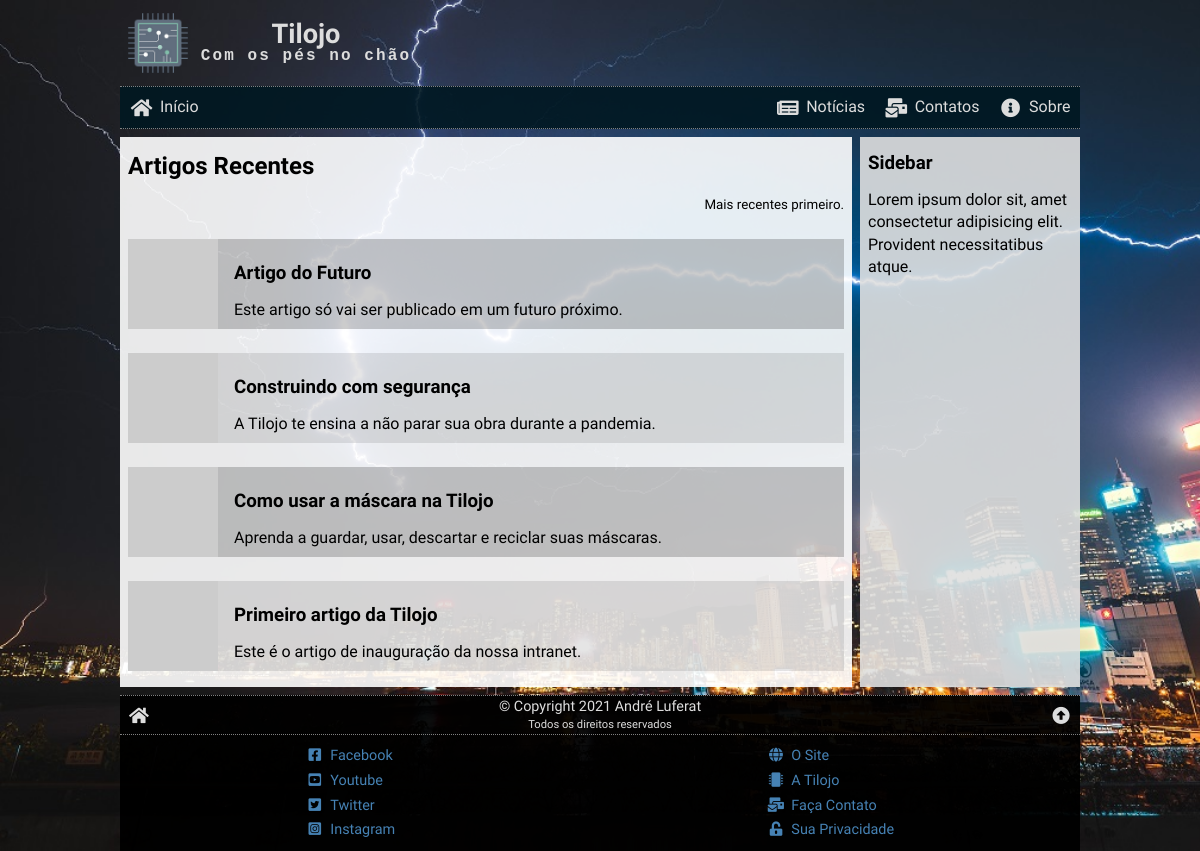
The page / on the database its author committed.
### tables this page shows
CREATE TABLE articles (
    art_id  INT PRIMARY KEY NOT NULL AUTO_INCREMENT,
    art_date TIMESTAMP DEFAULT CURRENT_TIMESTAMP,
    art_image VARCHAR(255) NOT NULL,
    art_title VARCHAR(127) NOT NULL,
    art_intro VARCHAR(255) NOT NULL,
    art_text LONGTEXT NOT NULL,
    art_author INT NOT NULL,
    art_status ENUM('inativo', 'ativo') DEFAULT 'ativo',
    FOREIGN KEY (art_author) REFERENCES authors(aut_id)
);

### index.php (the view, shortened to what this page needs)
<?php
require '_config.php';
$sql = <<<SQL
SELECT `art_id`, `art_image`, `art_title`, `art_intro`
    FROM articles
    WHERE `art_status` = 'ativo'
        AND art_date <= NOW()
    ORDER BY `art_date` DESC
SQL;
$res = $conn->query($sql);
$total = $res->num_rows;
$articles = '';
if ($total > 0) {
    while($art = $res->fetch_assoc()) {
        $articles .= <<<HTML
<div class="article" title="{$art['art_title']}" data-id="{$art['art_id']}">
    <img src="{$art['art_image']}" alt="Imagem de {$art['art_title']}">
    <div>
        <h3>{$art['art_title']}</h3>
        {$art['art_intro']}
    </div>
</div>
HTML;
    }
} else {
    $articles = <<<HTML
<h3>Ooooops!</h3>
<p>Não encontramos artigos para exibir!</p>
HTML;
}
require '_header.php';
?>
            <article>
                <h2>Artigos Recentes</h2>
                <small>Mais recentes primeiro.</small>
                <?php echo $articles ?>
            </article>
            <aside>
                <h3>Sidebar</h3>
                <p>Lorem ipsum dolor sit, amet consectetur adipisicing elit. Provident necessitatibus atque.</p>
            </aside>
<?php
require '_footer.php';

### css/global.css (style rules this page uses)
* { box-sizing: border-box; outline: none; }
html, body { font-family: 'Grandstander', cursive; font-size: 16px; position: relative; width: 100%; height: 100%; padding: 0; margin: 0; line-height: 1.4; }
header, nav, main, article, aside, footer { display: block; }
h1, h2, h3, h4, h5, p { margin: .8rem 0; }
body { background-image: url(/img/bg01.jpg); background-attachment: fixed; background-size: cover; background-position-x: left; background-color: #000; }
article { background: rgba(255, 255, 255, .9); overflow: auto; margin-top: .5rem; padding: 0 .5rem; flex: 4; }
aside { background: rgba(223, 223, 223, .9); overflow: auto; margin-top: .5rem; padding: 0 .5rem; }
@media (min-width: 575px) { article { margin-right: .25rem; } }
@media (min-width: 575px) { aside { min-width: 220px; max-width: 220px; margin-left: .25rem; } }

### css/index.css (style rules this page uses)
.article { display: flex; margin-top: 1.5rem; cursor: pointer; align-items: center; }
.article img { display: block; width: 90px; height: 90px; margin-right: 1rem; }
.article:nth-child(even) { background: rgba(0, 0, 0, 0.1); }
.article:nth-child(odd) { background: rgba(0, 0, 0, 0.2); }
.article:last-child { margin-bottom: 1rem; }
small { display: block; text-align: right; }

### rows shown on the page
articles: art_title "Artigo do Futuro", art_intro "Este artigo só vai ser publicado em um futuro próximo."
articles: art_title "Construindo com segurança", art_intro "A Tilojo te ensina a não parar sua obra durante a pandemia."
articles: art_title "Como usar a máscara na Tilojo", art_intro "Aprenda a guardar, usar, descartar e reciclar suas máscaras."
articles: art_title "Primeiro artigo da Tilojo", art_intro "Este é o artigo de inauguração da nossa intranet."

### other values the page prints
$T['siteName'] "Tilojo"
$T['siteSlogan'] "Com os pés no chão"
$SocialKey "Facebook"
$SocialKey "Youtube"
$SocialKey "Twitter"
$SocialKey "Instagram"
$T['fullSiteName'] "A Tilojo"
